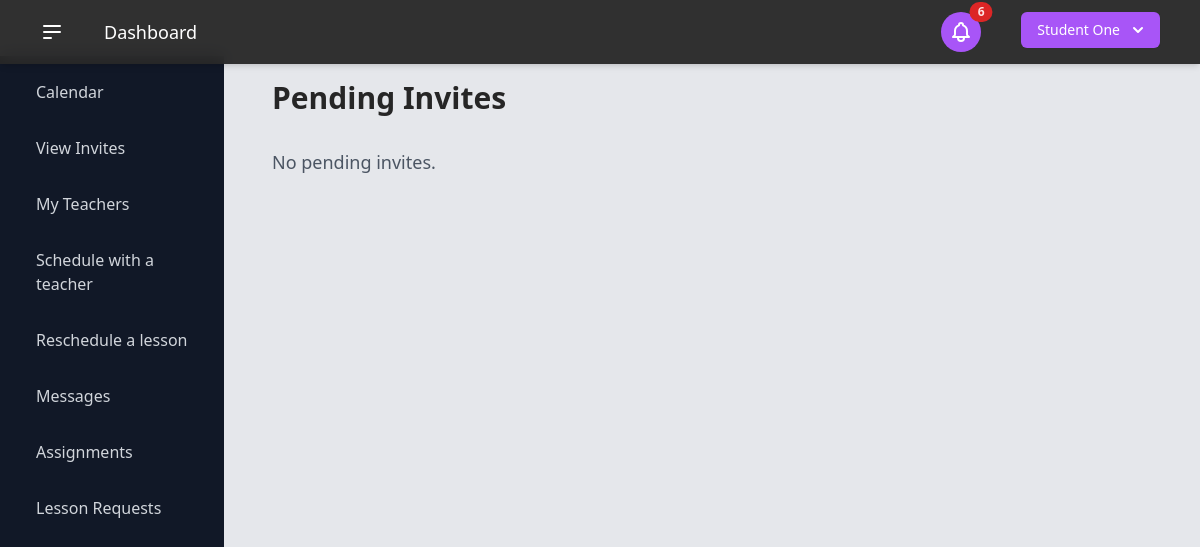
The page /student_invites/ (signed in) on the database as committed earlier.
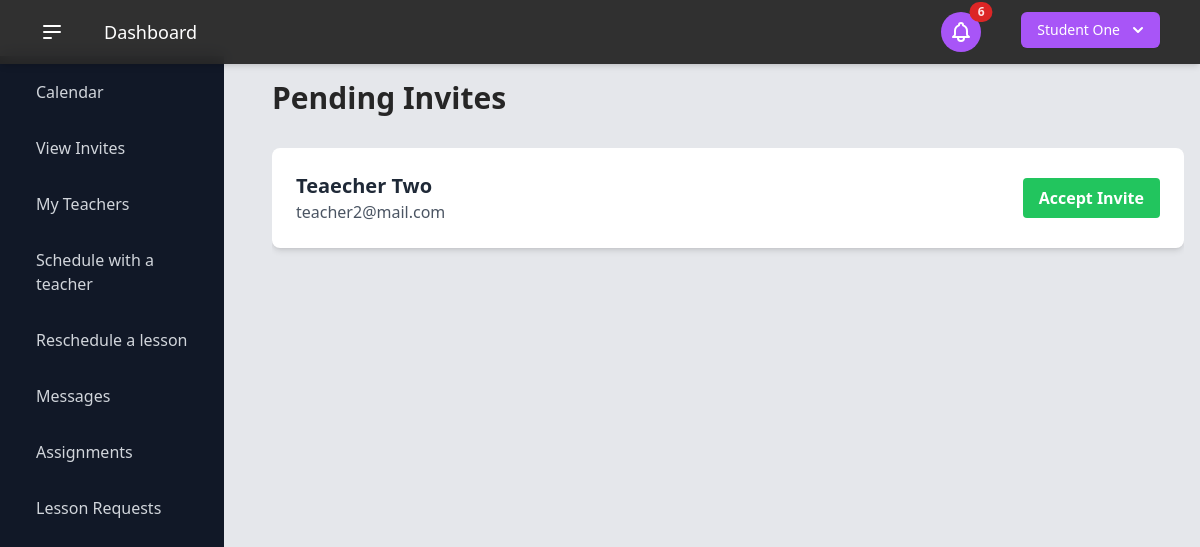
The same page on the database as committed later.
### users/models.py (models this page shows, shortened)
class User(AbstractBaseUser):
    USER_TYPE_CHOICES = (
        (1, "Student"),
        (2, "Teacher"),
    )
    user_type = models.PositiveSmallIntegerField(
        choices=USER_TYPE_CHOICES,
        default=1,
    )
    email = models.EmailField(
        "email address",
        max_length=255,
        unique=True,
        validators=[EmailValidator(message="Enter a valid email address.")],
    )
    first_name = models.CharField(
        "first name",
        max_length=150,
        validators=[
            RegexValidator(r"^[a-zA-Z\s]+$", "Enter a valid first name (letters only).")
        ],
    )
    last_name = models.CharField(
        "last name",
        max_length=150,
        validators=[
            RegexValidator(r"^[a-zA-Z\s]+$", "Enter a valid last name (letters only).")
        ],
    )
    password = models.CharField(
        "password",
        max_length=255,
        validators=[
            MinLengthValidator(6),
            RegexValidator(
                r"^(?=.*[a-z])(?=.*[A-Z])(?=.*\d)[A-Za-z\d]{6,}$",
                "Password must have at least 6 characters, including a number and a capital letter.",
            ),
        ],
    )
    contact_number = PhoneNumberField()
    date_of_birth = models.DateField("date of birth")
    two_factor_enabled = models.BooleanField(default=False)
    two_factor_code = models.CharField(max_length=6, blank=True, null=True)
    two_factor_code_expiry = models.DateTimeField(blank=True, null=True)
    password_reset_token = models.CharField(max_length=100, null=True, blank=True)
    password_reset_token_created_at = models.DateTimeField(null=True, blank=True)
    objects = UserManager()
    USERNAME_FIELD = "email"
    REQUIRED_FIELDS = ["__all__"]
    def get_full_name(self):
        return f"{self.first_name} {self.last_name}"

class Invite(models.Model):
    INVITE_STATUS_CHOICES = (
        ("pending", "Pending"),
        ("accepted", "Accepted"),
        ("declined", "Declined"),
    )
    student = models.ForeignKey(
        Student, on_delete=models.CASCADE, related_name="invites"
    )
    teacher = models.ForeignKey(
        Teacher, on_delete=models.CASCADE, related_name="sent_invites"
    )
    status = models.CharField(
        max_length=10, choices=INVITE_STATUS_CHOICES, default="pending"
    )
    message = models.TextField(max_length=500, blank=True)
    created_at = models.DateTimeField(auto_now_add=True)
    class Meta:
        unique_together = ("student", "teacher")

class Teacher(models.Model):
    teacher_id = models.AutoField(primary_key=True)
    user = models.OneToOneField(User, on_delete=models.CASCADE)
    extra_teacher_info = models.TextField(
        "extra / optional teacher information",
        max_length=2000,
        blank=True,  # This field is optional
        null=True,
    )

### users/views.py (the view)
# urls.py: path('student_invites/', student_invites, name='student_invites'),
@login_required
@user_passes_test(lambda u: u.user_type == 1)
def student_invites(request):
    student = request.user.student
    pending_invites = Invite.objects.filter(student=student, status="pending")
    return render(request, "users/student_templates/student_invites.html", {"invites": pending_invites})

### templates/users/student_templates/student_invites.html (shortened to what this page needs)
{% extends "_dashboard.html" %}
{% load static %}
{% block name %}Pending Invites{% endblock %}
{% block content %}
<div class="container mx-auto">
    {% if invites %}
    <div class="space-y-6">
        {% for invite in invites %}
        <div class="bg-white rounded-lg shadow-md p-6">
            <div class="flex flex-col md:flex-row justify-between items-start md:items-center">
                <div class="mb-4 md:mb-0">
                    <h3 class="text-xl font-semibold text-gray-800">
                        {% if invite.teacher.user %}
                            {{ invite.teacher.user.get_full_name }}
                        {% else %}
                            Unknown Teacher
                        {% endif %}
                    </h3>
                    <p class="text-gray-600">{{ invite.teacher.user.email }}</p>
                </div>
                <a href="{% url 'accept_invite' invite.id %}" class="bg-green-500 hover:bg-green-600 text-white font-bold py-2 px-4 rounded transition duration-300">
                    Accept Invite
                </a>
            </div>
        </div>
        {% endfor %}
    </div>
    {% else %}
    <p class="text-lg text-gray-600">No pending invites.</p>
    {% endif %}
</div>
{% endblock %}

### templates/_dashboard.html (shortened to what this page needs)
{% load static %} {% load static tailwind_tags %}
<!DOCTYPE html>
<html lang="en">
  <head>
    {% tailwind_css %}
  </head>
  <body class="bg-neutral-200" x-data="{ sidebarOpen: true }">
    <div>
      <header class="sticky top-0 z-50">
        <div
          class="flex fixed top-0 py-2 w-full items-center justify-between bg-neutral-800 bg-opacity-95 backdrop-blur shadow-md"
        >
          <div class="flex flex-grow gap-x-10 px-10 text-lg text-white py-2.5">
            {% if user.is_authenticated %}
            <button
              @click="sidebarOpen = !sidebarOpen"
              class="text-white focus:outline-none"
            >
              <svg
                class="h-6 w-6"
                viewBox="0 0 24 24"
                fill="none"
                xmlns="http://www.w3.org/2000/svg"
              >
                <path
                  d="M4 6H20M4 12H20M4 18H11"
                  stroke="currentColor"
                  stroke-width="2"
                  stroke-linecap="round"
                  stroke-linejoin="round"
                ></path>
              </svg>
            </button>
            <div class="flex">
              <a href="{% url 'dashboard' %}" class="hover:text-purple-400"
                >Dashboard</a
              >
            </div>
            {% endif %}
          </div>
          <div
            id="messages-container"
            class="fixed left-1/2 transform -translate-x-1/2 z-50 w-full max-w-md px-4"
          >
            <div class="w-full pt-2">
            </div>
          </div>
          <div class="flex gap-x-6 px-6">
            {% block navright %} {% endblock navright %} {% if user.is_authenticated %}
            {% include "components/notification.html" %}
            {% include "components/current_user.html" %}
            {% endif %}
          </div>
        </div>
      </header>
      <main class="relative">
        <div class="flex h-screen bg-gray-200">
          <div
            class="z-30 inset-y-0 left-0 w-56 transition duration-300 transform bg-gray-900 overflow-y-auto fixed top-14"
            :class="{'translate-x-0 ease-out': sidebarOpen, '-translate-x-full ease-in': !sidebarOpen}"
          >
            <a
              href="{% url 'calendar' %}"
              class="flex items-center mt-4 py-2 px-6 text-gray-300 hover:bg-gray-700 hover:bg-opacity-25 hover:text-gray-100"
            >
              <span class="mx-3">Calendar</span>
            </a>
            {% if user.user_type == 1 %}
            <a
              href="{% url 'student_invites' %}"
              class="flex items-center mt-4 py-2 px-6 text-gray-300 hover:bg-gray-700 hover:bg-opacity-25 hover:text-gray-100"
            >
              <span class="mx-3">View Invites</span>
            </a>
            <a
              href="{% url 'student_teachers' %}"
              class="flex items-center mt-4 py-2 px-6 text-gray-300 hover:bg-gray-700 hover:bg-opacity-25 hover:text-gray-100"
              ><span class="mx-3">My Teachers</span></a
            >
            <a
              href="{% url 'student_lesson_request' %}"
              class="flex items-center mt-4 py-2 px-6 text-gray-300 hover:bg-gray-700 hover:bg-opacity-25 hover:text-gray-100"
            >
              <span class="mx-3">Schedule with a teacher</span>
            </a>
            {% endif %}
            <a
              href="{% url 'reschedule_lesson' %}"
              class="flex items-center mt-4 py-2 px-6 text-gray-300 hover:bg-gray-700 hover:bg-opacity-25 hover:text-gray-100"
            >
              <span class="mx-3">Reschedule a lesson</span>
            </a>
            <a
              href="{% url 'message_list' %}"
              class="flex items-center mt-4 py-2 px-6 text-gray-300 hover:bg-gray-700 hover:bg-opacity-25 hover:text-gray-100"
            >
              <span class="mx-3">Messages</span>
            </a>
            <a
              href="{% url 'assignment_list' %}"
              class="flex items-center mt-4 py-2 px-6 text-gray-300 hover:bg-gray-700 hover:bg-opacity-25 hover:text-gray-100"
            >
              <span class="mx-3">Assignments</span>
            </a>
            <a
              href="{% url 'lesson_requests' %}"
              class="flex items-center mt-4 py-2 px-6 text-gray-300 hover:bg-gray-700 hover:bg-opacity-25 hover:text-gray-100"
            >
              <span class="mx-3">Lesson Requests</span>
            </a>
          </div>
          <div
            class="flex-1 flex flex-col overflow-hidden"
            :class="{'ml-64': sidebarOpen, 'ml-0': !sidebarOpen}"
          >
            <div
              class="flex-1 flex flex-col overflow-hidden bg-gray-200 pt-20"
            >
              <div class="flex-1 flex flex-col overflow-hidden container mx-auto px-4">
                <h3 class="text-neutral-800 text-3xl mb-8 font-bold">
                  {% block name %}{% endblock %}
                </h3>
                <div class="flex-1 overflow-y-auto mb-2">
                {% block content %}{% endblock %}
                 </div>
              </div>
            </div>
          </div>
        </div>
      </main>
    </div>
  </body>
</html>

### templates/components/notification.html (shortened to what this page needs)
{% load static %}
<div id="notificationComponent" class="relative inline-block text-left mr-4">
    <button id="notificationButton" class="inline-flex items-center justify-center w-10 h-10 rounded-full bg-purple-500 text-white focus:outline-none relative">
        <span id="notification-count" class="absolute top-0 right-0 inline-flex items-center justify-center px-2 py-1 text-xs font-bold leading-none text-red-100 transform translate-x-1/2 -translate-y-1/2 bg-red-600 rounded-full" style="display: none;"></span>
    </button>
</div>

### templates/components/current_user.html (shortened to what this page needs)
{% load static %}
<div x-data="{ open: false }" class="relative inline-block text-left mr-4">
    <div>
        <button
            @click="open = !open"
            type="button"
            class="inline-flex justify-center w-full rounded-md shadow-sm px-4 py-2 bg-purple-500 text-sm font-medium text-white hover:bg-purple-600 ring-purple-800"
            id="options-menu"
            aria-haspopup="true"
            x-bind:aria-expanded="open"
        >
            {{ user.first_name }} {{ user.last_name }}
            <svg
                class="-mr-1 ml-2 h-5 w-5"
                xmlns="http://www.w3.org/2000/svg"
                viewBox="0 0 20 20"
                fill="currentColor"
                aria-hidden="true"
            >
                <path
                    fill-rule="evenodd"
                    d="M5.293 7.293a1 1 0 011.414 0L10 10.586l3.293-3.293a1 1 0 111.414 1.414l-4 4a1 1 0 01-1.414 0l-4-4a1 1 0 010-1.414z"
                    clip-rule="evenodd"
                />
            </svg>
        </button>
    </div>
</div>

Rows that differ between the two databases and show on the page:
added Invite: teacher.user.get_full_name "Teaecher Two", teacher.user.email "teacher2@mail.com"
Other text that changed with them:
text no longer shown: "No pending invites."
